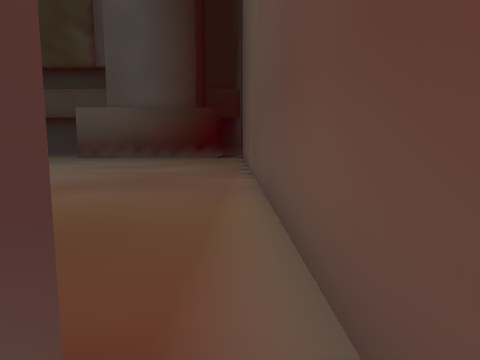
View 1 (above)

16 first-person views from a walk through a Unity game level. The camera is 1.5 m above the floor, tilts 6° down and sees 80° across. The floor is counted in squares, 2 m on a side. Each view is taken from the middle of a square. On the plan, view 1 faces up. The plan holds only what a view shows up to about 10 squares ahead; the rest is blank. The place goes on beyond the plan.

View 2
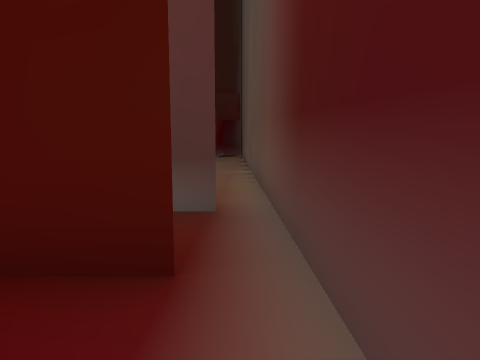

View 3
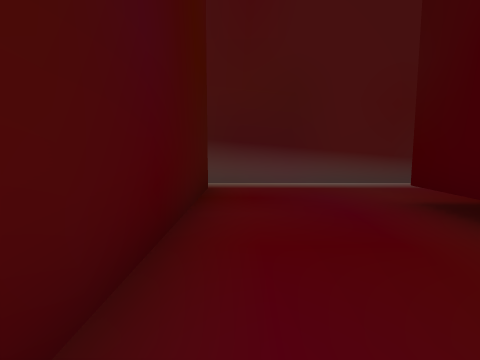

View 4
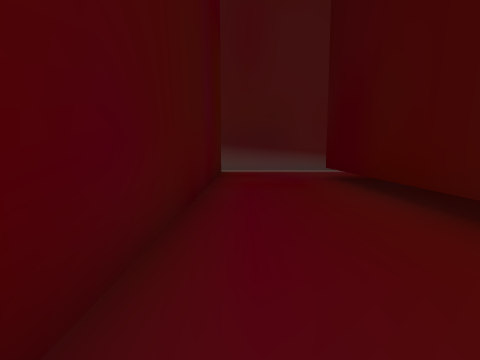

View 5
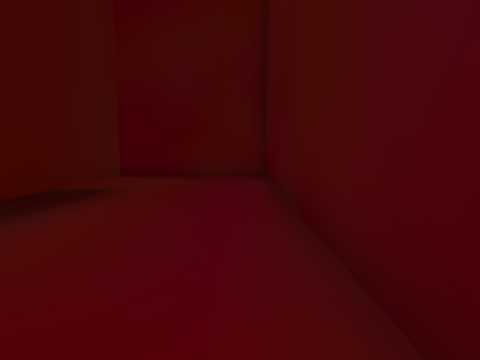

View 6
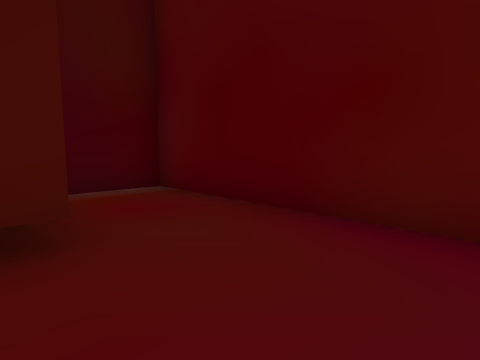

View 7
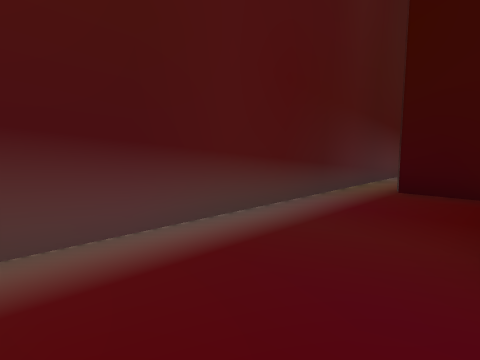

View 8
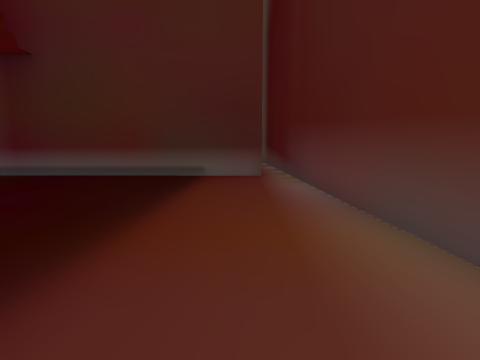

View 9
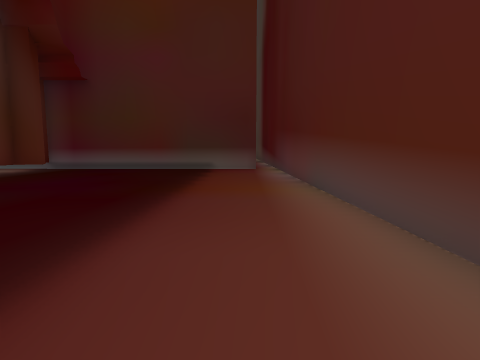

View 10
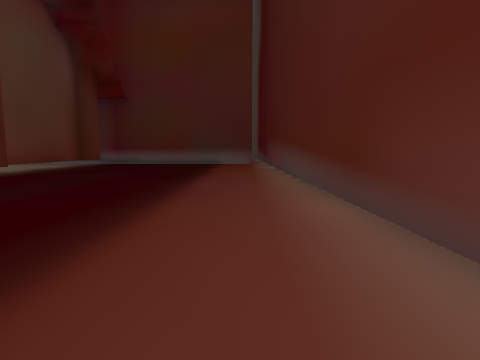

View 11
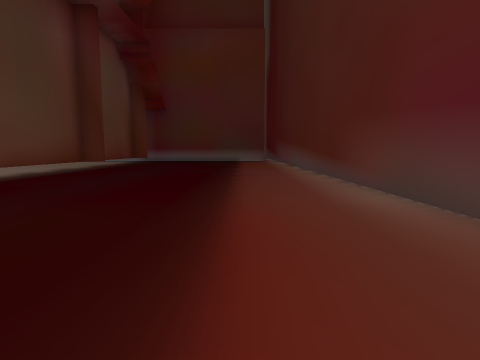

View 12
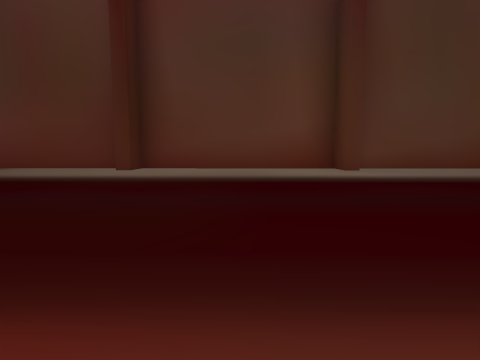

View 13
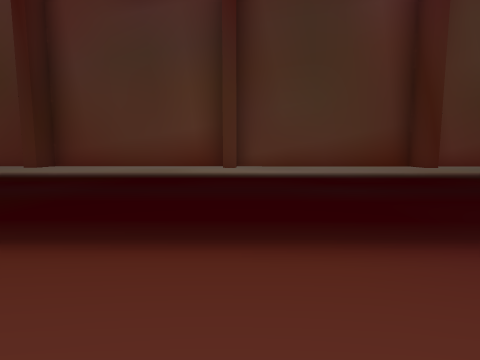

View 14
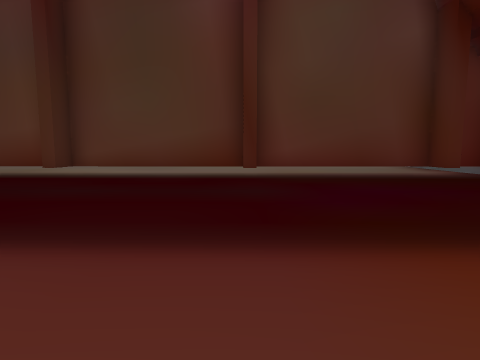

View 15
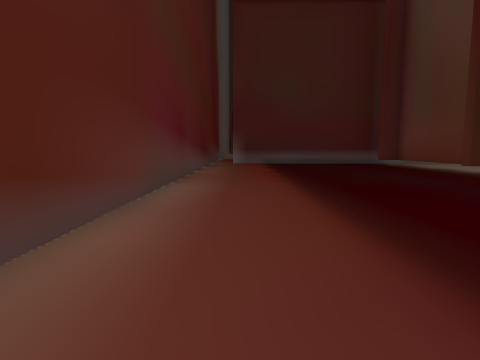

View 16
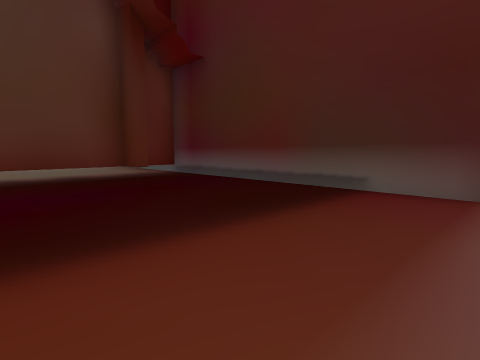

### Floor plan
Key: @ floor where view 1 was taken; # wall or solid block; . floor; T thing the floor can be seen under or through.
Columns run from 12 left of view 1 to 1 right of it. Each row starts with its distance up from view 1.
 10       .......#
  9       .......#
  8        ......#
  7        ......#
  6         .....#
  5          ....#
  4          ....#
  3           ...#
  2           ...#
  1            ..#
  0            #@#
 -1  ###########.#
 -2  #...........#
 -3  #...........#
 -4  #...........#
 -5  #..#######..#
 -6  #..       ..#
 -7  ####     ##.#
 -8  #..#######..#
 -9   ..#........#
-10  ...T........#
-11 ....T........#
-12 ....T........#
-13   ..T........#
-14   ..T........#
-15  ...T........#
-16  ...T........#
-17  ...T........#
-18  ...T........#
-19  ...T........#
-20  ...T........#
-21  ...T........#
-22  ...T........#
-23  ..T.........#
-24  ..T.........#
-25  ..T.........#
-26  ..TT........#
-27  ..T     ....#

Where each view was taken, in squares from view 1:
view 1: 0 up, 0 right, facing up
view 2: 3 down, 0 right, facing up
view 3: 2 down, 6 left, facing right
view 4: 2 down, 10 left, facing right
view 5: 2 down, 3 left, facing left
view 6: 2 down, 8 left, facing down-left
view 7: 2 down, 2 left, facing down-right
view 8: 16 down, 1 left, facing up
view 9: 19 down, 1 left, facing up
view 10: 23 down, 1 left, facing up
view 11: 27 down, 2 left, facing up
view 12: 23 down, 1 left, facing left
view 13: 20 down, 0 right, facing left
view 14: 15 down, 0 right, facing left
view 15: 17 down, 1 left, facing down
view 16: 13 down, 0 right, facing up-left
